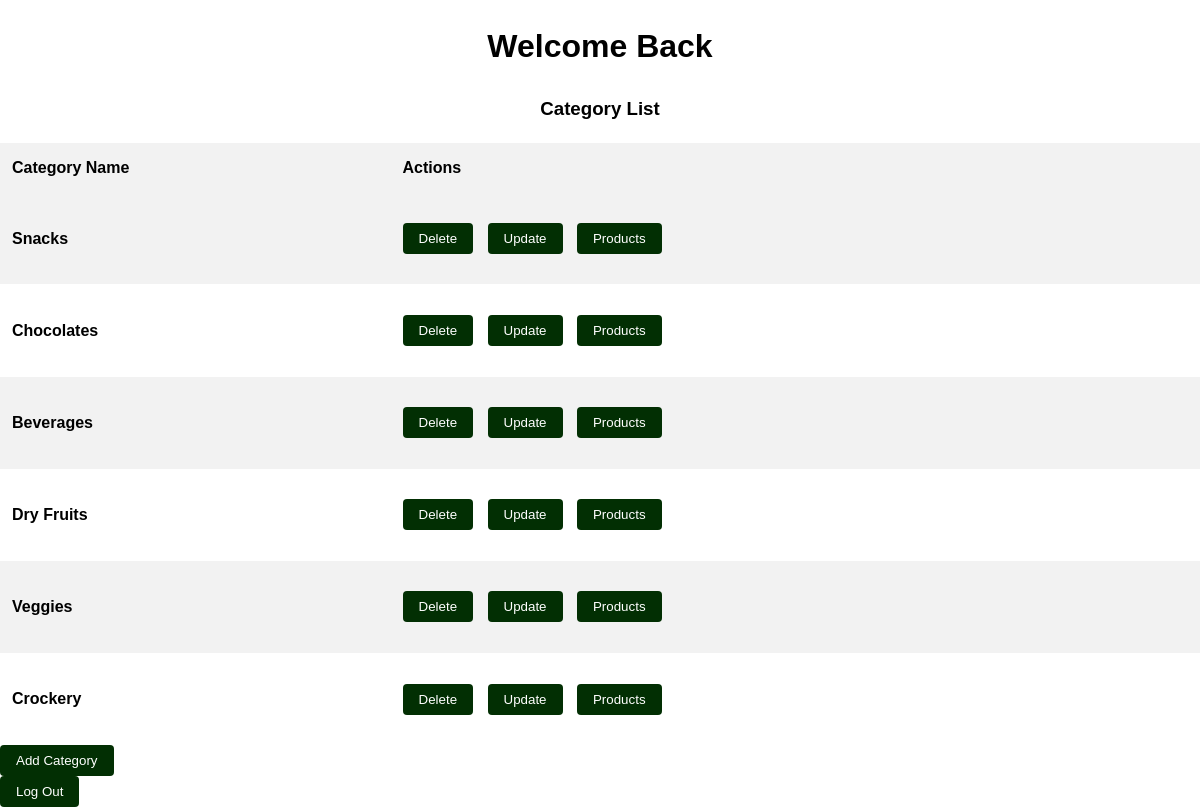
The page /admin/home on the database its author committed.
### new_app.py (models this page shows)
class Category(db.Model):
    category_id = db.Column(db.Integer(),primary_key=True)
    category_name = db.Column(db.String(50), nullable=False, unique=True)
    category_product = db.relationship('Product',backref="prod")

### new_app.py (the view)
@app.route('/admin/home',methods=['GET','POST'])
def category():
    cat = Category.query.all()
    return render_template('admin_home.html',cat=cat)

### templates/admin_home.html (shortened to what this page needs)
<!DOCTYPE html>
<html lang="en">
<head>
</head>
<body>
    <h1>Welcome Back</h1>
    <h3>Category List</h3>
    {% if cat|length==0 %}
    <h5>No Category found. Add the category now?</h5>
    {% else %}
    <table>
        <tr>
            <th>Category Name</th>
            <th>Actions</th>
        </tr>
        {% for categories in cat %}
            <tr>
                <td><h4>{{ categories.category_name }}</h4></td>
                <td>
                    <a href="/admin/{{ categories.category_id }}/delete">
                        <button>Delete</button>
                    </a>
                    <a href="/admin/{{ categories.category_id }}/update">
                        <button>Update</button>
                    </a>
                    <a href="/products/{{categories.category_id}}">
                        <button>Products</button>
                    </a>
                </td>
            </tr>
        {% endfor %}
    </table>
    {% endif %}
    <div>
        <a href="/admin/add">
            <button>Add Category</button>
        </a>
    </div>
    <div>
        <a href="/logout">
            <button>Log Out</button>
        </a>
    </div>
</body>
</html>

### templates/admin_home.html (style rules this page uses)
body { font-family: Arial, sans-serif; line-height: 1.6; margin: 0; padding: 0; background-color:rgb(255, 255, 255) }
h1, h3, h5 { text-align: center; }
table { width: 100%; border-collapse: collapse; }
th, td { padding: 12px; text-align: left; }
th { background-color: #f2f2f2; }
tr:nth-child(even) { background-color: #f2f2f2; }
td > a { display: inline-block; margin-right: 10px; }
button { background-color: #022f03; color: white; padding: 8px 16px; border: none; cursor: pointer; border-radius: 4px; }

### rows shown on the page
Category: category_name "Snacks"
Category: category_name "Chocolates"
Category: category_name "Beverages"
Category: category_name "Dry Fruits"
Category: category_name "Veggies"
Category: category_name "Crockery"
